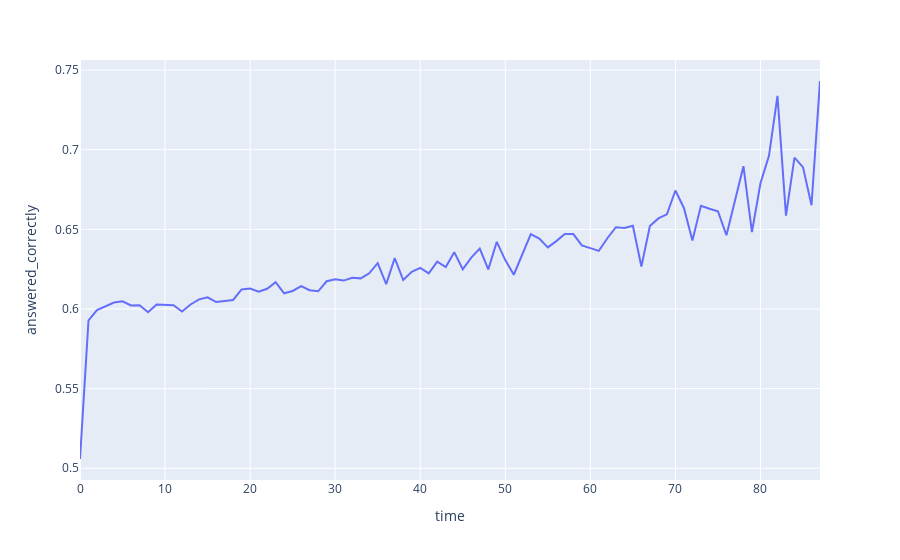

This figure's notebook cell:
### Markdown cell above
Для большей информативности посмотрим, как зависит среднее количество правильных ответов от полного времени обучения.

### Code cell
# группируем данные по пользователям
result = (train.group_by(
    pl.col('user_id')
# посчитаем необходимые аггрегаты
).agg(
    # количество строк
    pl.col('row_id').count(),
    # макимальное значение времени
    pl.col('timestamp').max().alias('time'),
    # среднее количество правильных ответов
    pl.col('answered_correctly').mean(),
).filter(
    # уберем из выборки результаты с малым количеством строк
    pl.col('row_id') > pl.col('row_id').quantile(0.1)
).group_by(
    # группируем по сглаженному времени
    pl.col('time') // 1000000000
).agg(
    # аггрегируем среднее по правильным ответам
    pl.col('answered_correctly').mean()
).sort('time')
          .collect(streaming=True))

# строим график
px.line(result, x='time', y='answered_correctly')

### Figure 1 — Plotly figure (JSON) as saved in the notebook; plotly's stock layout.template omitted (floating-point values rounded to 4 significant figures)
{"data": [{"hovertemplate": "time=%{x}<br>answered_correctly=%{y}<extra></extra>", "legendgroup": "", "line": {"color": "#636efa", "dash": "solid"}, "marker": {"symbol": "circle"}, "mode": "lines", "name": "", "orientation": "v", "showlegend": false, "type": "scatter", "x": [0, 1, 2, 3, 4, 5, 6, 7, 8, 9, 10, 11, 12, 13, 14, 15, 16, 17, 18, 19, 20, 21, 22, 23, 24, 25, 26, 27, 28, 29, 30, 31, 32, 33, 34, 35, 36, 37, 38, 39, 40, 41, 42, 43, 44, 45, 46, 47, 48, 49, 50, 51, 52, 53, 54, 55, 56, 57, 58, 59, 60, 61, 62, 63, 64, 65, 66, 67, 68, 69, 70, 71, 72, 73, 74, 75, 76, 77, 78, 79, 80, 81, 82, 83, 84, 85, 86, 87], "xaxis": "x", "y": [0.5058, 0.5929, 0.5993, 0.6018, 0.6041, 0.6048, 0.6022, 0.6023, 0.5979, 0.6028, 0.6025, 0.6024, 0.5984, 0.6028, 0.606, 0.6073, 0.6043, 0.6051, 0.6056, 0.6123, 0.6128, 0.6108, 0.6127, 0.6168, 0.6099, 0.6113, 0.6144, 0.6118, 0.6111, 0.6174, 0.6187, 0.6178, 0.6195, 0.6192, 0.6224, 0.6287, 0.6156, 0.6319, 0.6182, 0.6233, 0.6258, 0.6224, 0.6297, 0.6263, 0.6357, 0.625, 0.6322, 0.6379, 0.6249, 0.6422, 0.6307, 0.6215, 0.6344, 0.647, 0.6442, 0.6387, 0.6426, 0.6471, 0.647, 0.6399, 0.6382, 0.6365, 0.6444, 0.6514, 0.6509, 0.6523, 0.6267, 0.6521, 0.6569, 0.6594, 0.6744, 0.6634, 0.643, 0.6648, 0.6629, 0.6613, 0.6463, 0.6673, 0.6896, 0.6483, 0.679, 0.6961, 0.7337, 0.6586, 0.695, 0.6891, 0.6651, 0.7431], "yaxis": "y"}], "layout": {"legend": {"tracegroupgap": 0}, "margin": {"t": 60}, "xaxis": {"anchor": "y", "domain": [0, 1], "title": {"text": "time"}}, "yaxis": {"anchor": "x", "domain": [0, 1], "title": {"text": "answered_correctly"}}}}
